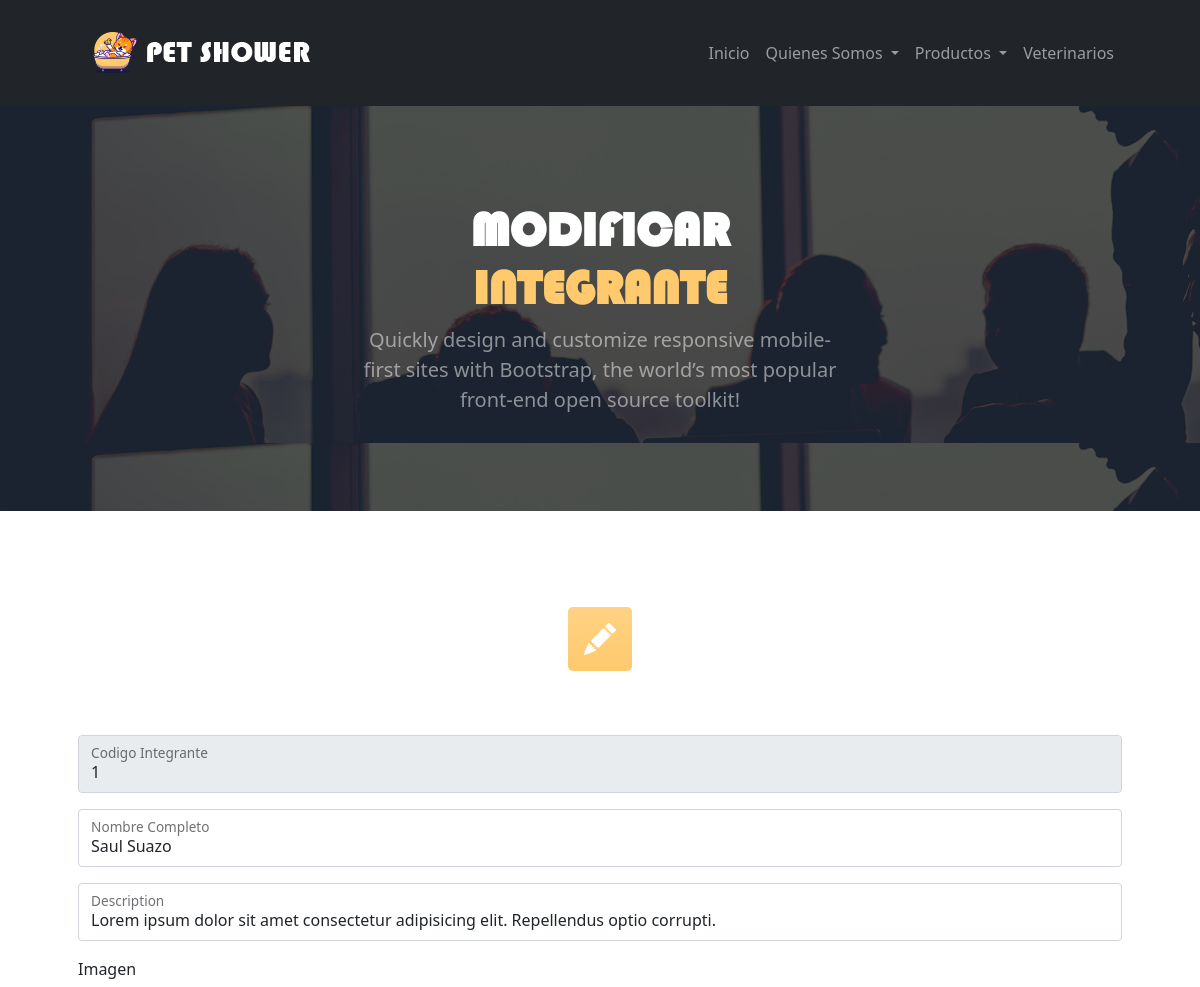
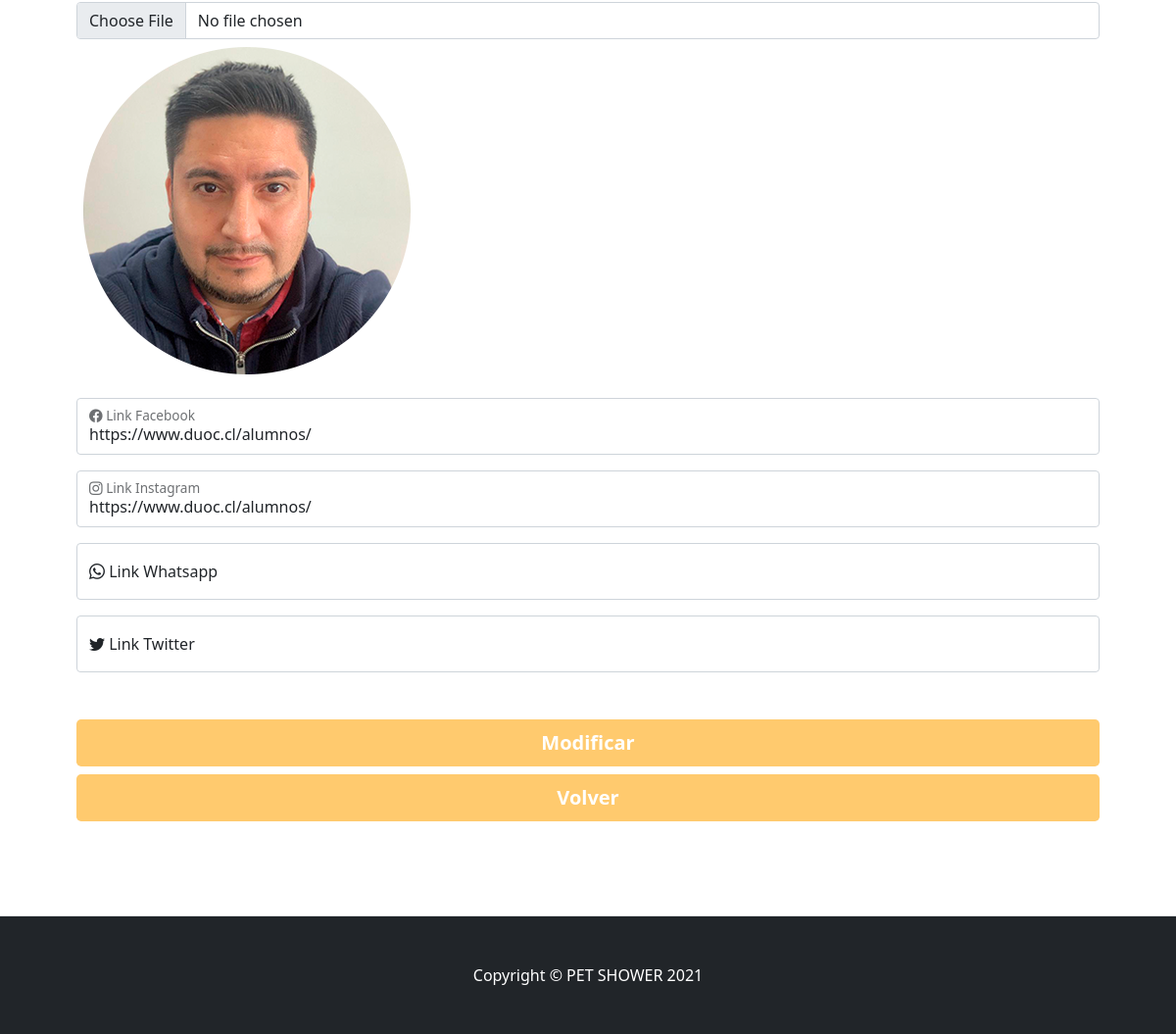
/update_equipo/1, run on the app's committed database (2 pictures, top to bottom).
### crud_conocenos/models.py (models this page shows, shortened)
class Equipo(models.Model):
    idIntegrante = models.IntegerField(primary_key=True, verbose_name='ID')
    nombre = models.CharField(verbose_name='Nombre',max_length=50, null=True, blank=True)
    description = models.TextField(verbose_name='Descripción')
    image_conoce = models.ImageField(verbose_name='Imagen', upload_to='projects', null=True,blank=True)
    link_facebook = models.URLField(verbose_name='URL Link Facebook',null=True,blank=True)
    link_instagram = models.URLField(verbose_name='URL Link Instagram',null=True,blank=True)
    link_whatsapp = models.URLField(verbose_name='URL Link Whatsapp',null=True,blank=True)
    link_twitter = models.URLField(verbose_name='URL Link Twitter',null=True,blank=True)
    create = models.DateTimeField(verbose_name='Fecha Creación',auto_now_add=True)
    updated = models.DateTimeField(verbose_name='Fecha Actualización',auto_now=True)
    class Meta:
        verbose_name='Equipo Trabajo'
        verbose_name_plural='Equipos de Trabajo'
        ordering = ['idIntegrante']

### crud_conocenos/views.py (the view, shortened to what this page needs)
# urls.py: path('update_equipo/<idIntegrante>',crud_conocenos_views.update_equipo, name='update_equipo'),
def update_equipo(request, idIntegrante):
    integrante = Equipo.objects.get(idIntegrante=idIntegrante)
    form_equipo = Equipoform(instance = integrante)
    return render(request, "crud_conocenos/update_equipo.html", {'form':form_equipo})

### crud_conocenos/templates/crud_conocenos/update_equipo.html (shortened to what this page needs)
        {% extends 'core/base_admin.html' %}
        {% load static %}
        {% block img-header %} {% static 'core/assets/quienes_somos/bg_header_v2.jpg' %} {% endblock %}
        {% block text_header %}
            <h1 class="display-5 fw-bolder text-white mb-2 animate__animated animate__slideInLeft">MODIFICAR<span class="title_color"> INTEGRANTE</span></h1>
            <p class="lead text-white-50 mb-4 animate__animated animate__slideInLeft">Quickly design and customize responsive mobile-first sites with Bootstrap, the world’s most popular front-end open source toolkit!</p>
        {% endblock %}
        {% block contenido %}
            <div class="text-center mb-5">
                <div class="feature bg-contact bg-gradient text-white rounded-3 mb-3"><i class="bi bi-pencil-fill"></i></div>
            </div>
            <form action="" method="POST" id="Agregar_Participante" enctype="multipart/form-data">
                <div class="form-floating mb-3">
                    {{form.idIntegrante}}
                    <label class="form-label" for="input-codigo">Codigo Integrante</label>
                </div>
                <div class="form-floating mb-3">
                    {{form.nombre}}
                    <label class="form-label" for="nombre">Nombre Completo</label>
                </div>
                <div class="form-floating mb-3">
                    {{form.description}}
                    <label class="form-label" for="nombre">Description</label>
                </div>
                <div class="form mb-3">
                    <label class="form-label" for="nombre">Imagen</label>
                    {{form.image_conoce}}
                    {% if form.instance.image_conoce%}
                    <img src="{{form.instance.image_conoce.url}}" alt="Imagen Integrante">
                    {% endif %}
                </div>
                <div class="form-floating mb-3">
                    {{form.link_facebook}}
                    <label class="form-label" for="nombre"> Link Facebook</label>
                </div>
                <div class="form-floating mb-3">
                    {{form.link_instagram}}
                    <label class="form-label" for="nombre"> Link Instagram</label>
                </div>
                <div class="form-floating mb-3">
                    {{form.link_whatsapp}}
                    <label class="form-label" for="nombre"> Link Whatsapp</label>
                </div>
                <div class="form-floating mb-5">
                    {{form.link_twitter}}
                    <label class="form-label" for="nombre"> Link Twitter</label>
                </div>
                <div class="d-grid gap-2">
                    <button class="btn btn-contact btn-lg" id="enviar" type="submit">Modificar</button>
                    <a href="{% url 'conocenos' %}" class="btn btn-contact btn-lg" id="enviar" type="submit">Volver</a>
                </div>
            </form>
        {% endblock %}

### core/static/core/css/my_3.css (style rules this page uses)
.title_color { color: #ffca6e; }
.banner h1 { font-family: bauhaus; }
.bg-contact, .btn-contact { background-color: #ffca6e; }
.btn-contact { color: #fff; font-weight: 600; }

### data on the page
Equipo: idIntegrante "1", nombre "Saul Suazo", description "Lorem ipsum dolor sit amet consectetur adipisicing elit. Repellendus optio corrupti.", instance.image_conoce (picture), link_facebook "https://www.duoc.cl/alumnos/", link_instagram "https://www.duoc.cl/alumnos/"
